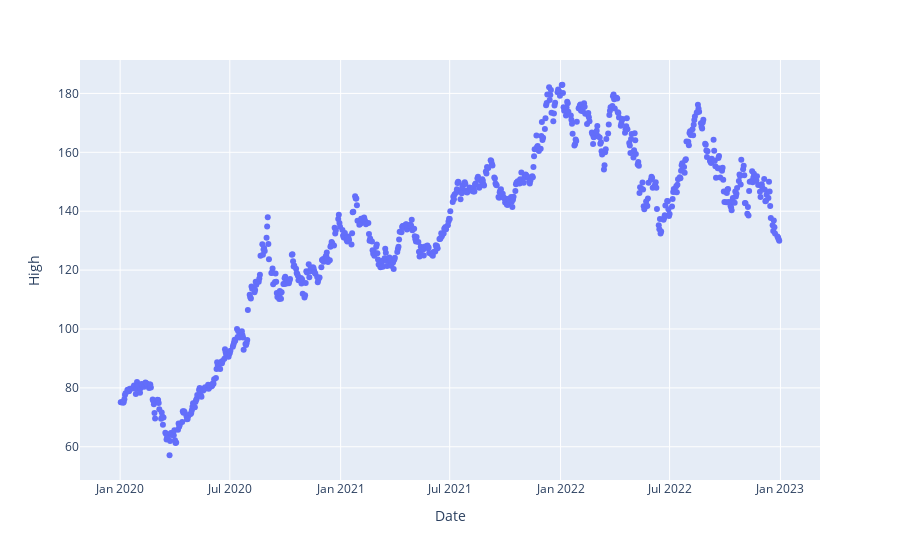

Notebook code cell kept with this figure:
### Code cell
import matplotlib.pyplot as plt
%matplotlib inline
import plotly.express as px
fig = px.scatter(apl_data,x = 'Date',y = 'High')
fig.show()

### Figure 1 — Plotly figure (JSON) as saved in the notebook; plotly's stock layout.template omitted (floating-point values rounded to 4 significant figures; data arrays with more than 128 entries replaced by an {"elided": "..."} marker saying what was removed)
{"data": [{"hovertemplate": "Date=%{x}<br>High=%{y}<extra></extra>", "legendgroup": "", "marker": {"color": "#636efa", "symbol": "circle"}, "mode": "markers", "name": "", "orientation": "v", "showlegend": false, "type": "scatter", "x": {"elided": "756 str values"}, "xaxis": "x", "y": {"elided": "756 float values"}, "yaxis": "y"}], "layout": {"legend": {"tracegroupgap": 0}, "margin": {"t": 60}, "xaxis": {"anchor": "y", "domain": [0, 1], "title": {"text": "Date"}}, "yaxis": {"anchor": "x", "domain": [0, 1], "title": {"text": "High"}}}}
